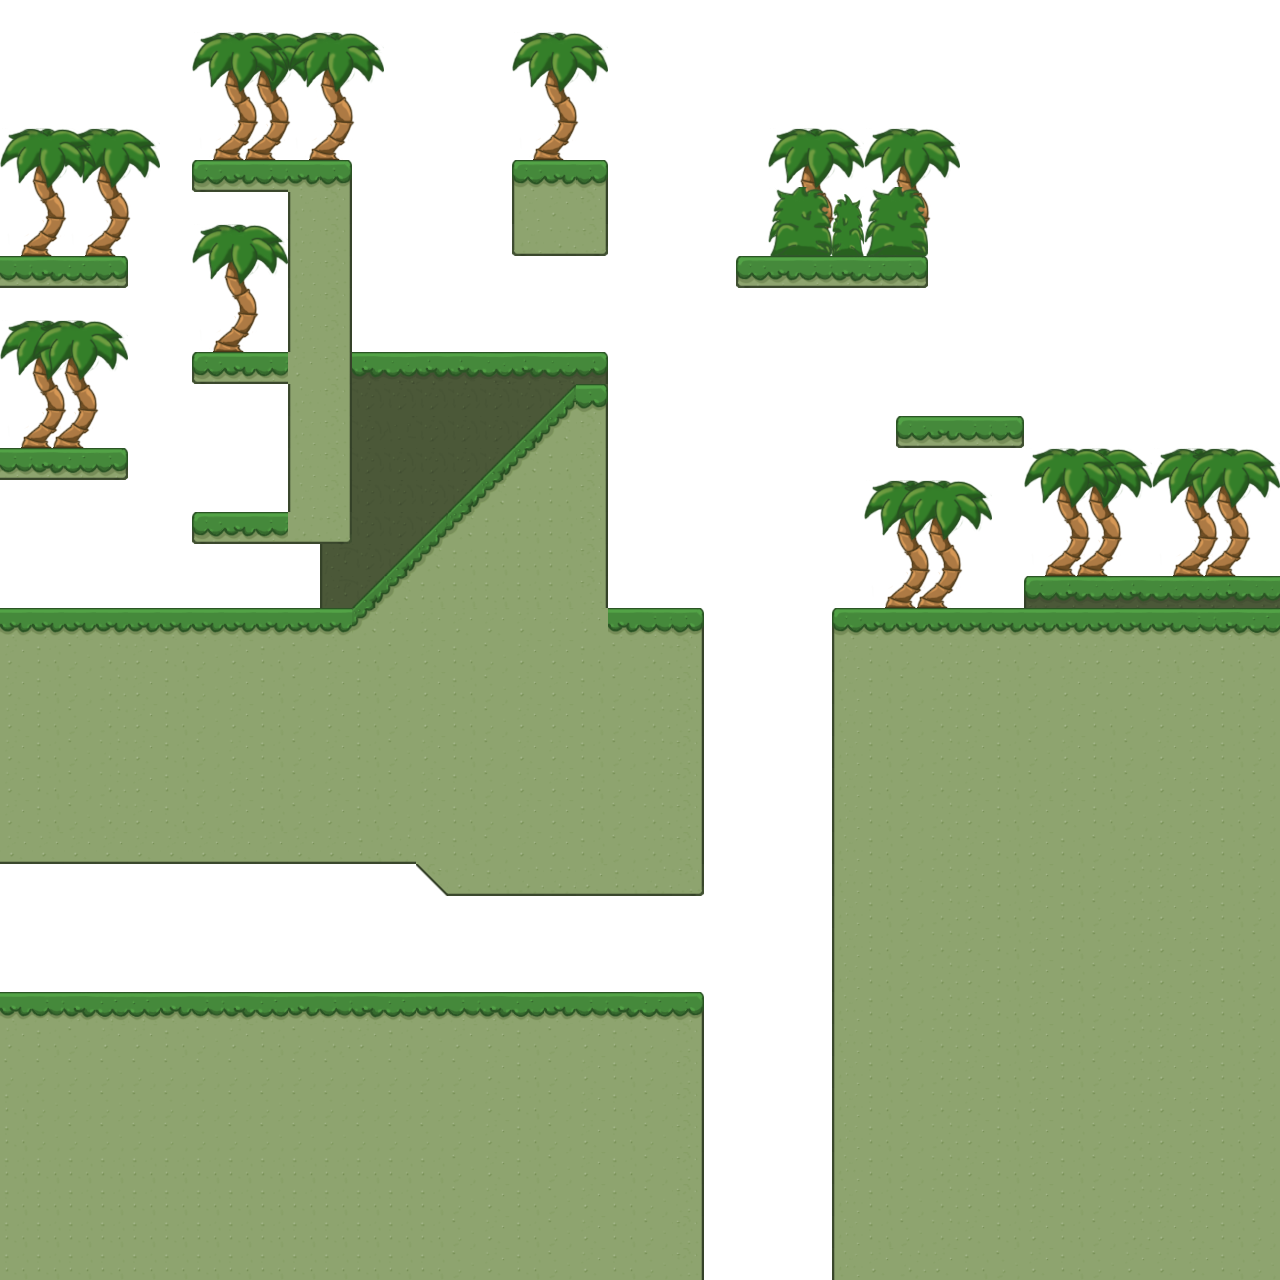

This game map was drawn from its Tiled (.tmx) file and the tilesets committed beside it. A one-line description and the trimmed map source follow:
An orthogonal 40x40 tile map with 32x32 px tiles, 3 tile layers (background, ground, frontground), 2 tilesets and 11 objects (3x flairy, 3x soldier, 2x goal, earm, solflyer, ...).

<map version="1.10" tiledversion="1.10.0" orientation="orthogonal" renderorder="right-down" width="40" height="40" tilewidth="32" tileheight="32" infinite="0" backgroundcolor="#ffffff" nextlayerid="5" nextobjectid="12">
 <properties>
  <property name="FLY" value="1" />
  <property name="JUMP" value="7" />
  <property name="PARACHUTE" value="2" />
  <property name="TURN" value="2" />
 </properties>
 <tileset firstgid="1" name="tiles" tilewidth="32" tileheight="32" tilecount="100" columns="10">
  <image source="tiles.png" width="320" height="320" />
  <tile id="0">
   <properties>
    <property name="type" value="TOPL" />
   </properties>
  </tile>
  <tile id="1">
   <properties>
    <property name="type" value="TOP" />
   </properties>
  </tile>
  <tile id="2">
   <properties>
    <property name="type" value="TOP" />
   </properties>
  </tile>
  <tile id="3">
   <properties>
    <property name="type" value="TOP" />
   </properties>
  </tile>
  <tile id="4">
   <properties>
    <property name="type" value="TOP" />
   </properties>
  </tile>
  <tile id="5">
   <properties>
    <property name="type" value="TOPR" />
   </properties>
  </tile>
  <tile id="6">
   <properties>
    <property name="type" value="TOP" />
   </properties>
  </tile>
  <tile id="7">
   <properties>
    <property name="type" value="TOP" />
   </properties>
  </tile>
  <tile id="8">
   <properties>
    <property name="type" value="TOP" />
   </properties>
  </tile>
  <tile id="9">
   <properties>
    <property name="type" value="TOP" />
   </properties>
  </tile>
  <tile id="10">
   <properties>
    <property name="type" value="LEFT" />
   </properties>
  </tile>
  <tile id="15">
   <properties>
    <property name="type" value="RIGHT" />
   </properties>
  </tile>
  <tile id="20">
   <properties>
    <property name="type" value="DGL1" />
   </properties>
  </tile>
  <tile id="21">
   <properties>
    <property name="type" value="NB" />
   </properties>
  </tile>
  <tile id="22">
   <properties>
    <property name="type" value="NB" />
   </properties>
  </tile>
  <tile id="23">
   <properties>
    <property name="type" value="DGR1" />
   </properties>
  </tile>
  <tile id="31">
   <properties>
    <property name="type" value="DGL1" />
   </properties>
  </tile>
  <tile id="32">
   <properties>
    <property name="type" value="DGR1" />
   </properties>
  </tile>
  <tile id="35">
   <properties>
    <property name="type" value="DGR1" />
   </properties>
  </tile>
  <tile id="36">
   <properties>
    <property name="type" value="NB" />
   </properties>
  </tile>
  <tile id="38">
   <properties>
    <property name="type" value="NB" />
   </properties>
  </tile>
  <tile id="39">
   <properties>
    <property name="type" value="NB" />
   </properties>
  </tile>
  <tile id="40">
   <properties>
    <property name="type" value="BDGL1" />
   </properties>
  </tile>
  <tile id="41">
   <properties>
    <property name="type" value="NB" />
   </properties>
  </tile>
  <tile id="42">
   <properties>
    <property name="type" value="NB" />
   </properties>
  </tile>
  <tile id="43">
   <properties>
    <property name="type" value="BDGR1" />
   </properties>
  </tile>
  <tile id="44">
   <properties>
    <property name="type" value="DGR1" />
   </properties>
  </tile>
  <tile id="46">
   <properties>
    <property name="type" value="DGR1" />
   </properties>
  </tile>
  <tile id="47">
   <properties>
    <property name="type" value="DGL1" />
   </properties>
  </tile>
  <tile id="48">
   <properties>
    <property name="type" value="TOPRL" />
   </properties>
  </tile>
  <tile id="49">
   <properties>
    <property name="type" value="TOPRL" />
   </properties>
  </tile>
  <tile id="50">
   <properties>
    <property name="type" value="LEFT" />
   </properties>
  </tile>
  <tile id="51">
   <properties>
    <property name="type" value="DGL1" />
   </properties>
  </tile>
  <tile id="52">
   <properties>
    <property name="type" value="DGR1" />
   </properties>
  </tile>
  <tile id="53">
   <properties>
    <property name="type" value="RIGHT" />
   </properties>
  </tile>
  <tile id="54">
   <properties>
    <property name="type" value="DGL1" />
   </properties>
  </tile>
  <tile id="55">
   <properties>
    <property name="type" value="BDGR1" />
   </properties>
  </tile>
  <tile id="58">
   <properties>
    <property name="type" value="RL" />
   </properties>
  </tile>
  <tile id="61">
   <properties>
    <property name="type" value="RIGHT" />
   </properties>
  </tile>
  <tile id="62">
   <properties>
    <property name="type" value="LEFT" />
   </properties>
  </tile>
  <tile id="63">
   <properties>
    <property name="type" value="BDGL1" />
   </properties>
  </tile>
  <tile id="65">
   <properties>
    <property name="type" value="DGL1" />
   </properties>
  </tile>
  <tile id="68">
   <properties>
    <property name="type" value="RL" />
   </properties>
  </tile>
  <tile id="70">
   <properties>
    <property name="type" value="LEFT" />
   </properties>
  </tile>
  <tile id="75">
   <properties>
    <property name="type" value="RIGHT" />
   </properties>
  </tile>
  <tile id="80">
   <properties>
    <property name="type" value="TOP" />
   </properties>
  </tile>
  <tile id="81">
   <properties>
    <property name="type" value="TOP" />
   </properties>
  </tile>
  <tile id="82">
   <properties>
    <property name="type" value="TOP" />
   </properties>
  </tile>
  <tile id="83">
   <properties>
    <property name="type" value="TOP" />
   </properties>
  </tile>
  <tile id="84">
   <properties>
    <property name="type" value="TOP" />
   </properties>
  </tile>
  <tile id="85">
   <properties>
    <property name="type" value="TOP" />
   </properties>
  </tile>
  <tile id="87">
   <properties>
    <property name="type" value="TOP" />
   </properties>
  </tile>
  <tile id="88">
   <properties>
    <property name="type" value="TOP" />
   </properties>
  </tile>
  <tile id="90">
   <properties>
    <property name="type" value="TOP" />
   </properties>
  </tile>
  <tile id="96">
   <properties>
    <property name="type" value="LEFT" />
   </properties>
  </tile>
  <tile id="99">
   <properties>
    <property name="type" value="RIGHT" />
   </properties>
  </tile>
 </tileset>
 <tileset firstgid="101" name="props" tilewidth="32" tileheight="32" tilecount="100" columns="10">
  <image source="props.png" width="320" height="320" />
 </tileset>
 <layer id="1" name="background" width="40" height="40">
  <data>[1600 cells, 149 non-empty, 14 distinct tile ids]</data>
 </layer>
 <layer id="2" name="ground" width="40" height="40">
  <data>[1600 cells, 802 non-empty, 36 distinct tile ids]</data>
 </layer>
 <layer id="3" name="frontground" width="40" height="40">
  <data>[1600 cells, 99 non-empty, 21 distinct tile ids]</data>
 </layer>
 <objectgroup id="4" name="avatars">
  <object id="1" name="earm" gid="25" x="5" y="573" width="32" height="32" />
  <object id="2" name="flairy" gid="37" x="623" y="591" width="32" height="32" />
  <object id="3" name="flairy" gid="37" x="247" y="975" width="32" height="32" />
  <object id="4" name="goal" gid="26" x="1189" y="547" width="32" height="32" />
  <object id="5" name="solflyer" gid="35" x="697" y="222" width="32" height="32" />
  <object id="6" name="soldier" gid="35" x="925" y="404" width="32" height="32" />
  <object id="7" name="flairy" gid="37" x="618" y="235" width="32" height="32" />
  <object id="8" name="solflyer" type="true" gid="35" x="777" y="703" width="32" height="32" />
  <object id="9" name="goal" gid="26" x="31" y="968" width="32" height="32" />
  <object id="10" name="soldier" gid="35" x="433" y="339" width="32" height="32" />
  <object id="11" name="soldier" gid="35" x="548" y="340" width="32" height="32" />
 </objectgroup>
</map>
